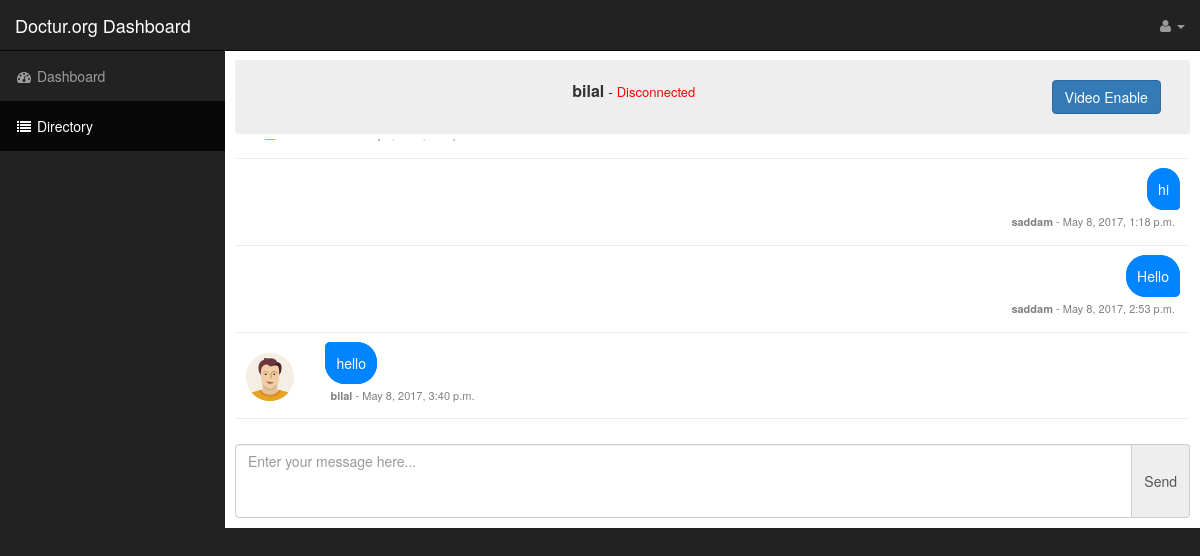
The page /talk/1/ (signed in) on the database its author committed.
### talk/models.py (models this page shows, shortened)
class Message(models.Model):
    talk = models.ForeignKey(Talk, related_name='messages')
    user = models.ForeignKey(User)
    timestamp = models.DateTimeField(db_index=True, default=timezone.now)
    content = models.TextField()

### talk/views.py (the view)
# urls.py: url(r'^talk/', include('talk.urls')),
@login_required
def talk(request, talk_id):
    try:
        t = Talk.objects.get(pk=talk_id)
        if not Talk.objects.filter(users__pk=request.user.id):
            return redirect("/talk/directory")
        name = ",".join(x.username for x in t.users.all().exclude(username=request.user.username))
        context = {
            "talk_id": talk_id,
            "name": name,
            "userid": request.user.id,
            "user": request.user.username,
            "chat": Message.objects.filter(talk__id=talk_id).order_by('id')
        }
        return render(request, 'dashboard/talk/chat.html', context)
    except ObjectDoesNotExist:
        return redirect("/talk/directory")

### templates/dashboard/talk/chat.html (shortened to what this page needs)
{% extends 'dashboard/base.html' %}
{% block content %}
<div id="wrapper">
	<div id="page-wrapper">
        <div class="container-fluid">
            <div class="row">
                <div class="col-lg-12 chat-head">
                    <div class="row">
                        <div class="col-sm-10">
                            <p><span id="name">{{ name }}</span> - <span id="status">Connecting...</span></p>
                        </div>
                        <div class="col-sm-2">
                            <span class="btn btn-primary video-btn"  onclick="enable_video();">Video Enable</span>
                        </div>
                    </div>
                </div>
            </div>
            <div class="row">
                <div class="col col-sm-12 chat-area">
                    <div class="chat-panel">
                        <div class="row">
                            <div class="col-lg-12" id="chat-box">
                                <p id="chat-default" class="center">
                                {% if not chat %}
                                    No message to show.
                                {% else %}
                                    {% for message in chat %}
                                        {% if message.user.id == userid %}
                                            <div class="row chat-msg right" id="current-user">
                                                <div class="col col-lg-12">
                                                    <p><span id="msg" class="msg right-border">{{ message.content }}</span></p>
                                                    <p class="msg-info"><b id="their-name">{{ message.user.username }}</b> - <span id="date">{{ message.timestamp }}</span></p>
                                                </div>
                                            </div>
                                        {% else %}
                                            <div class="row chat-msg" id="other-user">
                                                <div id="img" class="col col-lg-1 center">
                                                    <img src="/static/img/male.png">
                                                </div>
                                                <div class="col col-lg-11">
                                                    <p><span id="msg" class="msg left-border">{{ message.content }}</span></p>
                                                    <p class="msg-info"><b id="name">{{ message.user.username }}</b> - <span id="date">{{ message.timestamp }}</span></p>
                                                </div>
                                            </div>
                                        {% endif %}
                                    {% endfor %}
                                {% endif%}
                                </p>
                            </div>
                        </div>
                        <div class="row">
                            <div class="col-lg-12" style="padding: 0px; margin-top: 5px;">
                                <form id="chat-form">
                                    <div class="input-group">
                                        <textarea placeholder="Enter your message here..." class="form-control custom-control" id="content" rows="3" style="resize:none"></textarea>
                                        <span class="input-group-addon btn btn-primary" id="send">Send</span>
                                    </div>
                                </form>
                            </div>
                        </div>
                    </div>
                </div>
            </div>
        </div>
    </div>
</div>
{% endblock %}

### static/css/chat.css (style rules this page uses)
.chat-head { background-color: #eee; border-radius: 3px; padding: 20px; margin-bottom: 5px; text-align: center; }
.chat-head #status { font-size: small; font-color: gray; }
.chat-head #name { font-size: 16px; font-weight: bold; }
#chat-box { width: 100%; display: block; height: 300px; overflow-y: scroll; overflow-x: hidden; padding: 10px; }
.chat-panel textarea { display: block; width: 100%; position:absolute; bottom:; }
.center { text-align: center; }
.right { text-align: right; }
.msg { border: 1px solid #0084ff; background-color: #0084ff; padding: 10px; color: white; max-width: 450px; }
.left-border { border-radius: 20px; border-top-left-radius: 5px; }
.right-border { border-radius: 20px; border-bottom-right-radius: 5px; }
.msg-info { padding: 5px; color: gray; font-size: 11px; font-weight: normal; }
.chat-msg { border-bottom: 1px solid #eee; padding-top: 20px; }

### static/css/sb-admin.css (style rules this page uses)
body { margin-top: 100px; background-color: #222; }
@media (min-width:768px) { body { margin-top: 50px; } }
#wrapper { padding-left: 0; }
#page-wrapper { width: 100%; padding: 0; background-color: #fff; }
@media (min-width:768px) { #wrapper { padding-left: 225px; } }
@media (min-width:768px) { #page-wrapper { padding: 10px; } }

### rows shown on the page
Message: content "hi", user.username "saddam", timestamp "May 8, 2017, 1:18 p.m."
Message: content "Hello", user.username "saddam", timestamp "May 8, 2017, 2:53 p.m."
Message: content "hello", user.username "bilal", timestamp "May 8, 2017, 3:40 p.m."

### other values the page prints
{{ name }} "bilal"
